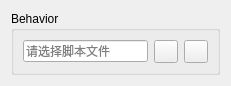
<?xml version="1.0" encoding="UTF-8"?>
<ui version="4.0">
 <class>BehaviorPropertyWgt</class>
 <widget class="QWidget" name="BehaviorPropertyWgt">
  <property name="geometry">
   <rect>
    <x>0</x>
    <y>0</y>
    <width>231</width>
    <height>74</height>
   </rect>
  </property>
  <property name="windowTitle">
   <string>Form</string>
  </property>
  <layout class="QGridLayout" name="gridLayout">
   <item row="0" column="0">
    <widget class="QGroupBox" name="groupBox">
     <property name="title">
      <string>Behavior</string>
     </property>
     <layout class="QVBoxLayout" name="verticalLayout">
      <item>
       <layout class="QHBoxLayout" name="horizontalLayout">
        <item>
         <widget class="QLineEdit" name="lineEdit">
          <property name="readOnly">
           <bool>true</bool>
          </property>
          <property name="placeholderText">
           <string>请选择脚本文件</string>
          </property>
         </widget>
        </item>
        <item>
         <widget class="QToolButton" name="toolButton_open">
          <property name="text">
           <string/>
          </property>
          <property name="icon">
           <iconset resource="ctk_war_ui.qrc">
            <normaloff>:/images/Resources/images/open_file.png</normaloff>:/images/Resources/images/open_file.png</iconset>
          </property>
         </widget>
        </item>
        <item>
         <widget class="QToolButton" name="toolButton_edit">
          <property name="text">
           <string/>
          </property>
          <property name="icon">
           <iconset resource="ctk_war_ui.qrc">
            <normaloff>:/images/Resources/images/edit_file.png</normaloff>:/images/Resources/images/edit_file.png</iconset>
          </property>
         </widget>
        </item>
       </layout>
      </item>
     </layout>
    </widget>
   </item>
  </layout>
 </widget>
 <resources>
  <include location="ctk_war_ui.qrc"/>
 </resources>
 <connections/>
</ui>
